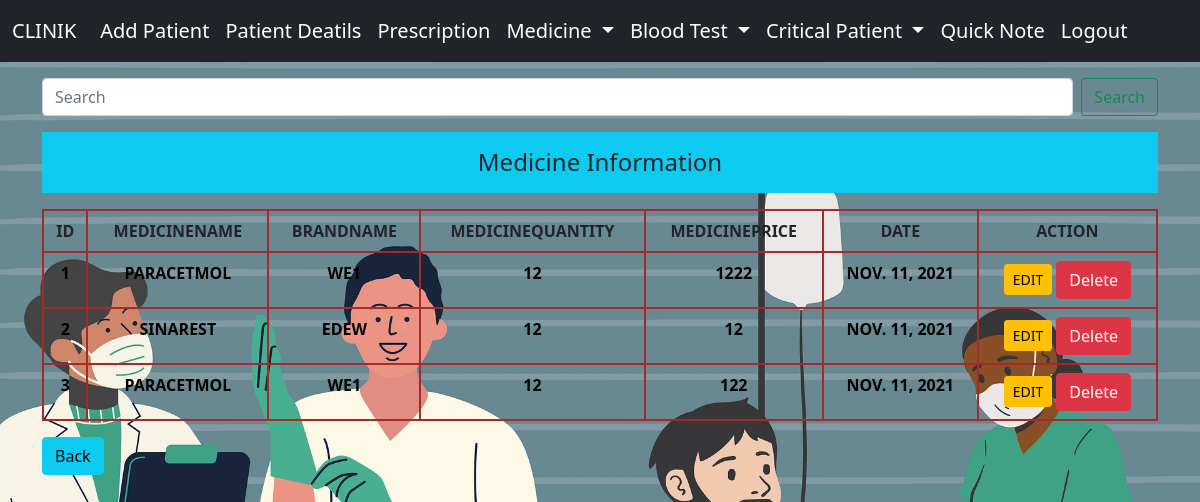
Screenshot of /clinik/medicinedetails/ (signed in) with the database file from the repository.
### app/models.py (models this page shows, shortened)
class medicine(models.Model):
    medicinename=models.CharField(max_length=70)
    brandname=models.CharField(max_length=70)
    medicinequantity=models.IntegerField()
    medicineprice=models.IntegerField()
    time = models.DateField(auto_now_add=True )

### app/views.py (the view)
# urls.py: path('medicinedetails/',views.medicinedetails,name='medicinedetails'),
def medicinedetails(request):
    if request.user.is_authenticated:
        value=medicine.objects.all()
        return render(request,'app/medicine/medicinedetails.html',{'value':value})
    else:
        return HttpResponseRedirect('/login')

### app/templates/app/medicine/medicinedetails.html (shortened to what this page needs)
{% extends 'app/basic.html' %}
{% load static %}
{% block content%}
<div class=" container col-sm-12 my-3 ">
    <form class="d-flex" method="POST" action="{% url 'searchm' %}">
        <input class="form-control me-2" type="search" placeholder="Search" name="searchm" aria-label="Search">
        <button class="btn btn-outline-success" type="submit">Search</button>
    </form>
</div>
<div class=" container col-sm-12 ">
    <h4 class=" text-center bg-info py-3 my-3">Medicine Information</h4>
    {% if value %}
    <table class="table table-hover">
        <thead>
            <tr>
                <th scope="col">ID</th>
                <th scope="col">MedicineName</th>
                <th scope="col">BrandName</th>
                <th scope="col">MedicineQuantity</th>
                <th scope="col">MedicinePrice</th>
                <th scope="col">Date</th>
                <th scope="col">Action</th>
            </tr>
        </thead>
        <tbody>
            <tr>
                {% for value in value %}
                <td class="td" scope="row">{{forloop.counter}}</td>
                <td class="td">{{value.medicinename}}</td>
                <td class="td">{{value.brandname}}</td>
                <td class="td">{{value.medicinequantity}}</td>
                <td class="td">{{value.medicineprice}}</td>
                <td class="td">{{value.time}}</td>
                <td class="td">
                    <a href="{% url 'mupdate' value.id %}" class="btn btn-warning btn-sm ">EDIT</a>
                    <form action="{% url 'mdelete' value.id %}" method="POST" class="d-inline">
                        <input type="submit" value="Delete" class="btn btn-danger">
                    </form>
                </td>
            </tr>
            {% endfor %}
        </tbody>
    </table>
    {% else %}
    <h4 class="text-center alert alert-warning">No Record Found</h4>
    {% endif %}
</div>
<div class="container">
    <a href="/clinik/medicineadd"><button type="submit" class="btn btn-info">Back</button></a>
</div>
{%endblock content%}

### app/templates/app/medicine/medicinedetails.html (style rules this page uses)
table, td, th, tr { border: 2px solid brown; text-align: center; text-transform: uppercase; }
.td { text-transform: uppercase; color: black; font-weight: 600; }

### app/templates/app/basic.html (style rules this page uses)
.body { background-image: url('/static/app/img/hospital.png'); background-repeat: no-repeat; background-size: cover; opacity: 1; }

### rows the page displays
medicine: medicinename "PARACETMOL", brandname "WE1", medicinequantity "12", medicineprice "1222", time "NOV. 11, 2021"
medicine: medicinename "SINAREST", brandname "EDEW", medicinequantity "12", medicineprice "12", time "NOV. 11, 2021"
medicine: medicinename "PARACETMOL", brandname "WE1", medicinequantity "12", medicineprice "122", time "NOV. 11, 2021"
